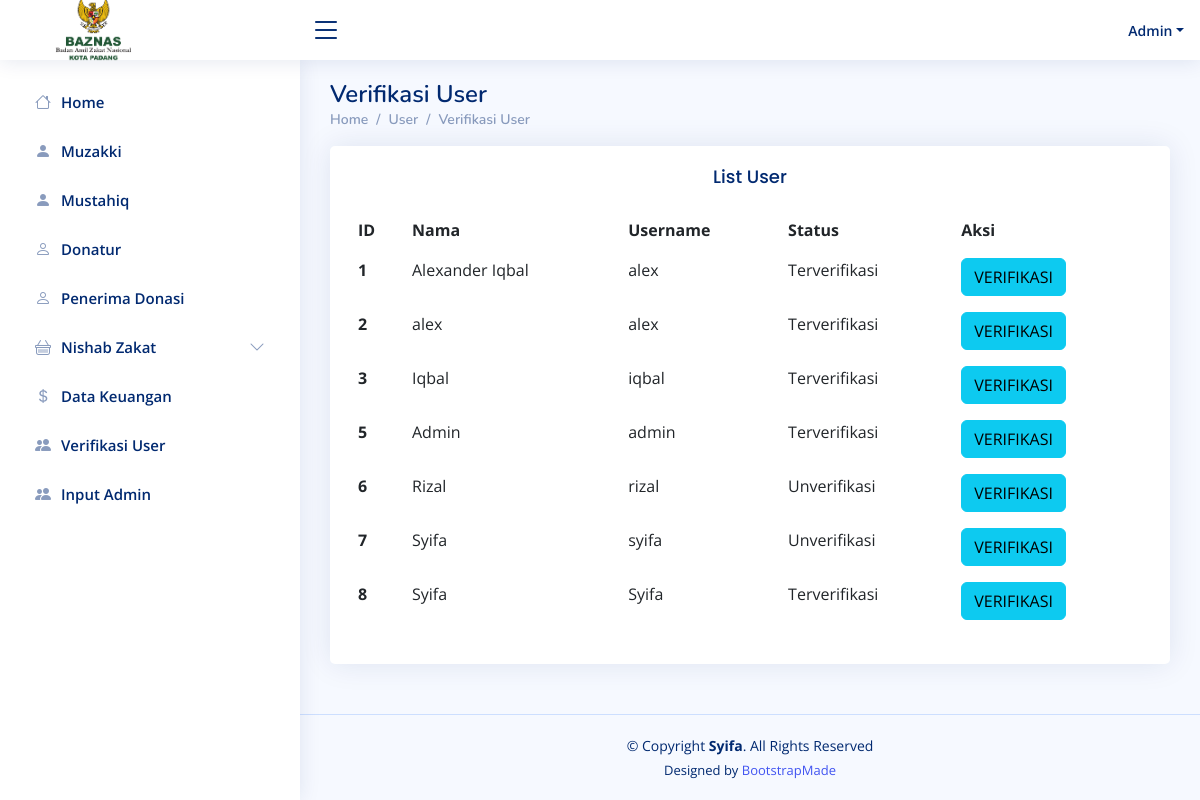
Page /admin/listuser.php (signed in) on the committed database.
### tables this page shows
CREATE TABLE `user` (
  `id_user` int(11) NOT NULL,
  `nama` varchar(20) NOT NULL,
  `username` varchar(20) NOT NULL,
  `pasw` varchar(20) NOT NULL,
  `level` varchar(10) NOT NULL,
  `status` varchar(15) NOT NULL
);

### admin/listuser.php (the view, shortened to what this page needs)
<!DOCTYPE html>
<html lang="en">
<head>
    <link href="assets/vendor/bootstrap/css/bootstrap.min.css" rel="stylesheet">
    <link href="assets/vendor/bootstrap-icons/bootstrap-icons.css" rel="stylesheet">
    <link href="assets/vendor/boxicons/css/boxicons.min.css" rel="stylesheet">
    <link href="assets/vendor/quill/quill.snow.css" rel="stylesheet">
    <link href="assets/vendor/quill/quill.bubble.css" rel="stylesheet">
    <link href="assets/vendor/remixicon/remixicon.css" rel="stylesheet">
    <link href="assets/vendor/simple-datatables/style.css" rel="stylesheet">
    <link href="assets/css/style.css" rel="stylesheet">
</head>
<body>
    <header id="header" class="header fixed-top d-flex align-items-center">
        <?php include("header.php"); ?>
    </header>
    <aside id="sidebar" class="sidebar">
        <?php include("navadmin.php"); ?>
    </aside>
    <main id="main" class="main">
        <div class="pagetitle">
            <h1>Verifikasi User</h1>
            <nav>
                <ol class="breadcrumb">
                    <li class="breadcrumb-item"><a href="index.php">Home</a></li>
                    <li class="breadcrumb-item"><a>User</a></li>
                    <li class="breadcrumb-item active"><a href="user.php">Verifikasi User</a></li>
                </ol>
            </nav>
        </div>
        <section class="section">
            <div class="card">
                <div class="card-body">
                    <center>
                        <h5 class="card-title">List User</h5>
                    </center>
                    <table class="table table-borderless datatable">
                        <thead>
                            <tr>
                                <th scope="col">ID</th>
                                <th scope="col">Nama</th>
                                <th scope="col">Username</th>
                                <th scope="col">Status</th>
                                <th scope="col">Aksi</th>
                            </tr>
                        </thead>
                        <tbody>
                            <?php
                            include "../koneksi.php";
                            $datakat = mysqli_query($koneksi, "select * from user");
                            while ($dk = mysqli_fetch_assoc($datakat)) {
                            ?>
                                <tr>
                                    <th scope="row"><?php echo $dk['id_user']; ?></th>
                                    <td><?php echo $dk['nama']; ?></td>
                                    <td><?php echo $dk['username']; ?></td>
                                    <td><?php echo $dk['status']; ?></td>
                                    <td>
                                        <a href="edituser.php?id=<?php echo $dk['id_user']; ?>" type="button" class="btn btn-info">VERIFIKASI</a></td>
                                </tr>
                            <?php
                            }
                            ?>
                        </tbody>
                    </table>
                </div>
            </div>
        </section>
    </main>
    <footer id="footer" class="footer">
        <div class="copyright">
            &copy; Copyright <strong><span>Syifa</span></strong>. All Rights Reserved
        </div>
        <div class="credits">
            Designed by <a href="https://bootstrapmade.com/">BootstrapMade</a>
        </div>
    </footer>
</body>
</html>

### admin/header.php (shortened to what this page needs)
<div class="d-flex align-items-center justify-content-between">
    <a href="index.php" class="logo d-flex align-items-center">
        <span class="d-none d-lg-block"> <img src="../assets/img/logobaznas.png" alt=""></span>
    </a>
    <i class="bi bi-list toggle-sidebar-btn"></i>
</div>
<nav class="header-nav ms-auto">
    <ul class="d-flex align-items-center">
        <li class="nav-item dropdown pe-3">
            <?php
            include("../koneksi.php");
            $login = mysqli_query($koneksi, "SELECT * from user where username='$_SESSION[username]'");
            while ($dk = mysqli_fetch_array($login)) {
            ?>
                <a class="nav-link nav-profile d-flex align-items-center pe-0" href="#" data-bs-toggle="dropdown">
                    <span class="d-none d-md-block dropdown-toggle ps-2"><?php echo $dk['nama']; ?></span>
                </a>
            <?php } ?>
</nav>

### admin/assets/css/style.css (style rules this page uses)
:root { scroll-behavior: smooth; }
body { font-family: "Open Sans", sans-serif; background: #f6f9ff; color: #444444; }
a { color: #4154f1; text-decoration: none; }
h1, h2, h3, h4, h5, h6 { font-family: "Nunito", sans-serif; }
#main { margin-top: 60px; padding: 20px 30px; transition: all 0.3s; }
.pagetitle { margin-bottom: 10px; }
.pagetitle h1 { font-size: 24px; margin-bottom: 0; font-weight: 600; color: #012970; }
.card { margin-bottom: 30px; border: none; border-radius: 5px; box-shadow: 0px 0 30px rgba(1, 41, 112, 0.1); }
.card-title { padding: 20px 0 15px 0; font-size: 18px; font-weight: 500; color: #012970; font-family: "Poppins", sans-serif; }
.card-body { padding: 0 20px 20px 20px; }
.breadcrumb { font-size: 14px; font-family: "Nunito", sans-serif; color: #899bbd; font-weight: 600; }
.breadcrumb a { color: #899bbd; transition: 0.3s; }
.breadcrumb .breadcrumb-item::before { color: #899bbd; }
.breadcrumb .active { color: #51678f; font-weight: 600; }
.logo { line-height: 1; }
@media (min-width: 1200px) { .logo { width: 280px; } }
.logo img { max-height: 80px; margin-right: 1px; }
.logo span { font-size: 26px; font-weight: 700; color: #012970; font-family: "Nunito", sans-serif; }
.header { transition: all 0.5s; z-index: 997; height: 60px; box-shadow: 0px 2px 20px rgba(1, 41, 112, 0.1); background-color: #fff; padding-left: 20px; }
.header .toggle-sidebar-btn { font-size: 32px; padding-left: 10px; cursor: pointer; color: #012970; }
.header-nav ul { list-style: none; }
.header-nav > ul { margin: 0; padding: 0; }
.header-nav .nav-profile { color: #012970; }
.header-nav .nav-profile span { font-size: 14px; font-weight: 600; }
.sidebar { position: fixed; top: 60px; left: 0; bottom: 0; width: 300px; z-index: 996; transition: all 0.3s; padding: 20px; overflow-y: auto; scrollbar-width: thin; scrollbar-color: #aab7cf transparent; box-shadow: 0px 0px 20px rgba(1, 41, 112, 0.1); background-color: #fff; }
@media (min-width: 1200px) { #main, #footer { margin-left: 300px; } }
.footer { padding: 20px 0; font-size: 14px; transition: all 0.3s; border-top: 1px solid #cddfff; }
.footer .copyright { text-align: center; color: #012970; }
.footer .credits { padding-top: 5px; text-align: center; font-size: 13px; color: #012970; }

### rows in the picture
user: nama "Admin", id_user "5", username "admin", status "Terverifikasi"
user: id_user "1", nama "Alexander Iqbal", username "alex", status "Terverifikasi"
user: id_user "2", nama "alex", username "alex", status "Terverifikasi"
user: id_user "3", nama "Iqbal", username "iqbal", status "Terverifikasi"
user: id_user "6", nama "Rizal", username "rizal", status "Unverifikasi"
user: id_user "7", nama "Syifa", username "syifa", status "Unverifikasi"
user: id_user "8", nama "Syifa", username "Syifa", status "Terverifikasi"
